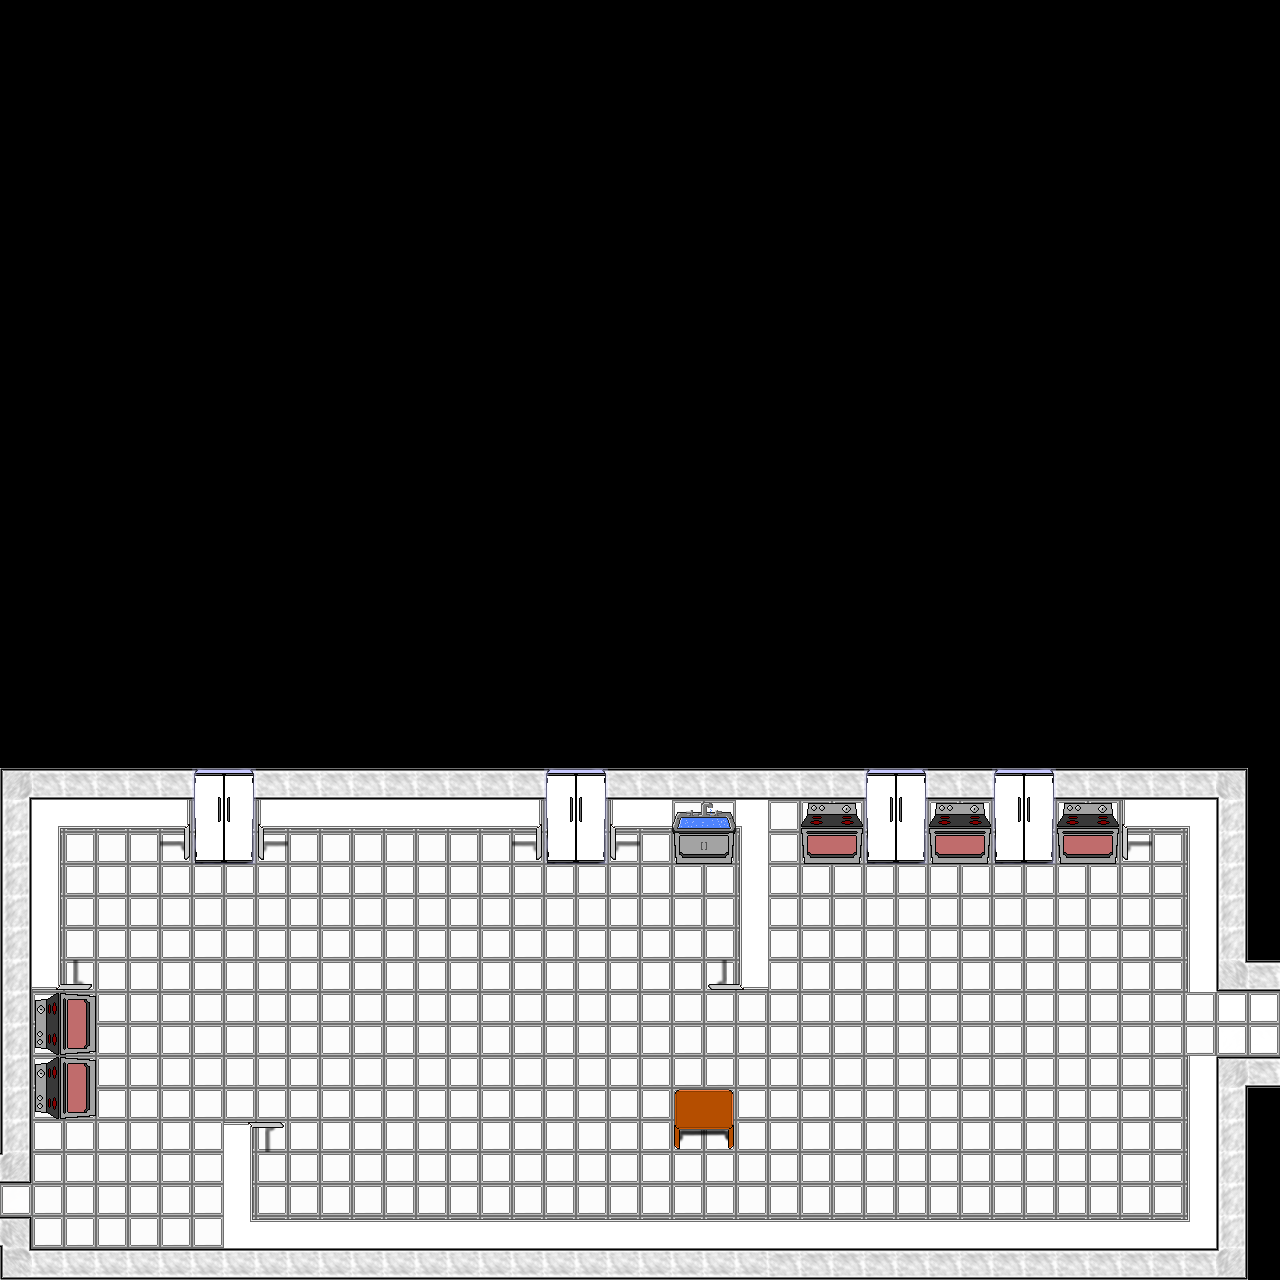

Rendered tile map (Tiled .tmx) drawn with the repository's tilesets; below, a short description and the map source with its tile grids summarised:
An orthogonal 40x40 tile map with 32x32 px tiles, 3 tile layers (Below Player, World, Above Player) and 65 objects (33x NPCPoint, 12x LCratePoint, 6x enemyPoint, 6x exitPoint, 3x spillPoint, ...).

<map version="1.2" tiledversion="1.3.1" orientation="orthogonal" renderorder="right-down" compressionlevel="0" width="40" height="40" tilewidth="32" tileheight="32" infinite="0" nextlayerid="5" nextobjectid="431">
 <editorsettings>
  <export target="level3.json" format="json" />
 </editorsettings>
 <properties>
  <property name="edges" value="clamped" />
 </properties>
 <tileset firstgid="1" name="newTileset" tilewidth="32" tileheight="32" tilecount="400" columns="20">
  <image source="newTileset.png" width="640" height="640" />
  <tile id="0">
   <properties>
    <property name="collides" type="bool" value="true" />
   </properties>
  </tile>
  <tile id="1">
   <properties>
    <property name="collides" type="bool" value="true" />
   </properties>
  </tile>
  <tile id="2">
   <properties>
    <property name="collides" type="bool" value="true" />
   </properties>
  </tile>
  <tile id="5">
   <properties>
    <property name="collides" type="bool" value="true" />
   </properties>
  </tile>
  <tile id="6">
   <properties>
    <property name="collides" type="bool" value="true" />
   </properties>
  </tile>
  <tile id="20">
   <properties>
    <property name="collides" type="bool" value="true" />
   </properties>
  </tile>
  <tile id="21">
   <properties>
    <property name="collides" type="bool" value="true" />
   </properties>
  </tile>
  <tile id="22">
   <properties>
    <property name="collides" type="bool" value="true" />
   </properties>
  </tile>
  <tile id="23">
   <properties>
    <property name="collides" type="bool" value="true" />
   </properties>
  </tile>
  <tile id="24">
   <properties>
    <property name="collides" type="bool" value="true" />
   </properties>
  </tile>
  <tile id="25">
   <properties>
    <property name="collides" type="bool" value="true" />
   </properties>
  </tile>
  <tile id="26">
   <properties>
    <property name="collides" type="bool" value="true" />
   </properties>
  </tile>
  <tile id="27">
   <properties>
    <property name="collides" type="bool" value="true" />
   </properties>
  </tile>
  <tile id="28">
   <properties>
    <property name="collides" type="bool" value="true" />
   </properties>
  </tile>
  <tile id="29">
   <properties>
    <property name="collides" type="bool" value="true" />
   </properties>
  </tile>
  <tile id="40">
   <properties>
    <property name="collides" type="bool" value="true" />
   </properties>
  </tile>
  <tile id="41">
   <properties>
    <property name="collides" type="bool" value="false" />
   </properties>
  </tile>
  <tile id="42">
   <properties>
    <property name="collides" type="bool" value="true" />
   </properties>
  </tile>
  <tile id="43">
   <properties>
    <property name="collides" type="bool" value="true" />
   </properties>
  </tile>
  <tile id="44">
   <properties>
    <property name="collides" type="bool" value="true" />
   </properties>
  </tile>
  <tile id="45">
   <properties>
    <property name="collides" type="bool" value="true" />
   </properties>
  </tile>
  <tile id="46">
   <properties>
    <property name="collides" type="bool" value="true" />
   </properties>
  </tile>
  <tile id="47">
   <properties>
    <property name="collides" type="bool" value="true" />
   </properties>
  </tile>
  <tile id="48">
   <properties>
    <property name="collides" type="bool" value="true" />
   </properties>
  </tile>
  <tile id="49">
   <properties>
    <property name="collides" type="bool" value="true" />
   </properties>
  </tile>
  <tile id="50">
   <properties>
    <property name="collides" type="bool" value="true" />
   </properties>
  </tile>
  <tile id="51">
   <properties>
    <property name="collides" type="bool" value="true" />
   </properties>
  </tile>
  <tile id="60">
   <properties>
    <property name="collides" type="bool" value="true" />
   </properties>
  </tile>
  <tile id="61">
   <properties>
    <property name="collides" type="bool" value="true" />
   </properties>
  </tile>
  <tile id="62">
   <properties>
    <property name="collides" type="bool" value="true" />
   </properties>
  </tile>
  <tile id="63">
   <properties>
    <property name="collides" type="bool" value="true" />
   </properties>
  </tile>
  <tile id="65">
   <properties>
    <property name="collides" type="bool" value="true" />
   </properties>
  </tile>
  <tile id="66">
   <properties>
    <property name="collides" type="bool" value="true" />
   </properties>
  </tile>
  <tile id="67">
   <properties>
    <property name="collides" type="bool" value="true" />
   </properties>
  </tile>
  <tile id="68">
   <properties>
    <property name="collides" type="bool" value="true" />
   </properties>
  </tile>
  <tile id="69">
   <properties>
    <property name="collides" type="bool" value="true" />
   </properties>
  </tile>
  <tile id="70">
   <properties>
    <property name="collides" type="bool" value="true" />
   </properties>
  </tile>
  <tile id="71">
   <properties>
    <property name="collides" type="bool" value="true" />
   </properties>
  </tile>
  <tile id="80">
   <properties>
    <property name="collides" type="bool" value="true" />
   </properties>
  </tile>
  <tile id="81">
   <properties>
    <property name="collides" type="bool" value="true" />
   </properties>
  </tile>
  <tile id="82">
   <properties>
    <property name="collides" type="bool" value="true" />
   </properties>
  </tile>
  <tile id="83">
   <properties>
    <property name="collides" type="bool" value="true" />
   </properties>
  </tile>
  <tile id="84">
   <properties>
    <property name="collides" type="bool" value="true" />
   </properties>
  </tile>
  <tile id="85">
   <properties>
    <property name="collides" type="bool" value="true" />
   </properties>
  </tile>
  <tile id="86">
   <properties>
    <property name="collides" type="bool" value="true" />
   </properties>
  </tile>
  <tile id="87">
   <properties>
    <property name="collides" type="bool" value="true" />
   </properties>
  </tile>
  <tile id="88">
   <properties>
    <property name="collides" type="bool" value="true" />
   </properties>
  </tile>
  <tile id="89">
   <properties>
    <property name="collides" type="bool" value="true" />
   </properties>
  </tile>
  <tile id="102">
   <properties>
    <property name="collides" type="bool" value="true" />
   </properties>
  </tile>
  <tile id="103">
   <properties>
    <property name="collides" type="bool" value="true" />
   </properties>
  </tile>
  <tile id="104">
   <properties>
    <property name="collides" type="bool" value="true" />
   </properties>
  </tile>
  <tile id="105">
   <properties>
    <property name="collides" type="bool" value="true" />
   </properties>
  </tile>
  <tile id="106">
   <properties>
    <property name="collides" type="bool" value="true" />
   </properties>
  </tile>
  <tile id="107">
   <properties>
    <property name="collides" type="bool" value="true" />
   </properties>
  </tile>
  <tile id="108">
   <properties>
    <property name="collides" type="bool" value="true" />
   </properties>
  </tile>
  <tile id="109">
   <properties>
    <property name="collides" type="bool" value="true" />
   </properties>
  </tile>
 </tileset>
 <layer id="1" name="Below Player" width="40" height="40">
  <data>[1600 cells, 582 non-empty, 5 distinct tile ids]</data>
 </layer>
 <layer id="2" name="World" width="40" height="40">
  <data>[1600 cells, 235 non-empty, 25 distinct tile ids]</data>
 </layer>
 <objectgroup id="4" name="Objects">
  <!-- 65 objects omitted --></objectgroup>
 <layer id="3" name="Above Player" width="40" height="40">
  <data>[1600 cells, 13 non-empty, 7 distinct tile ids]</data>
 </layer>
</map>
<!-- 65 of 65 objects omitted -->
